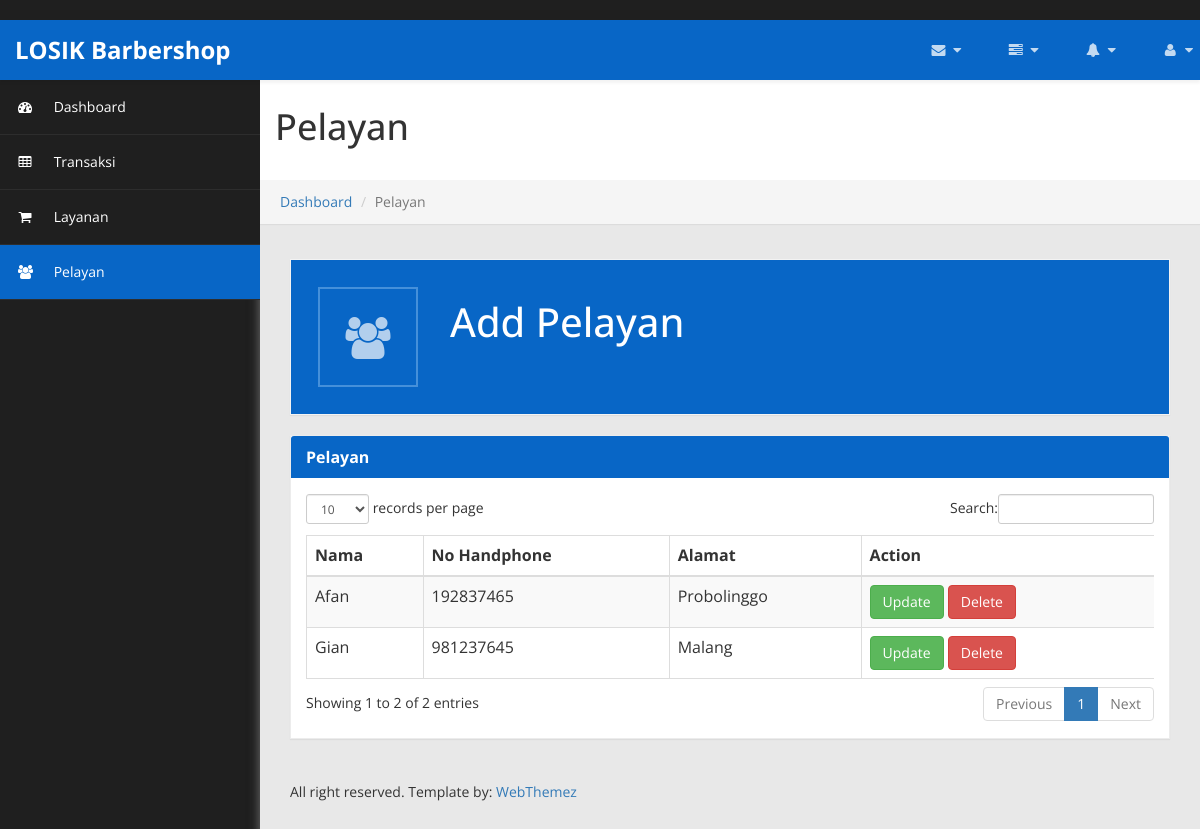
The app's page /index, older data.
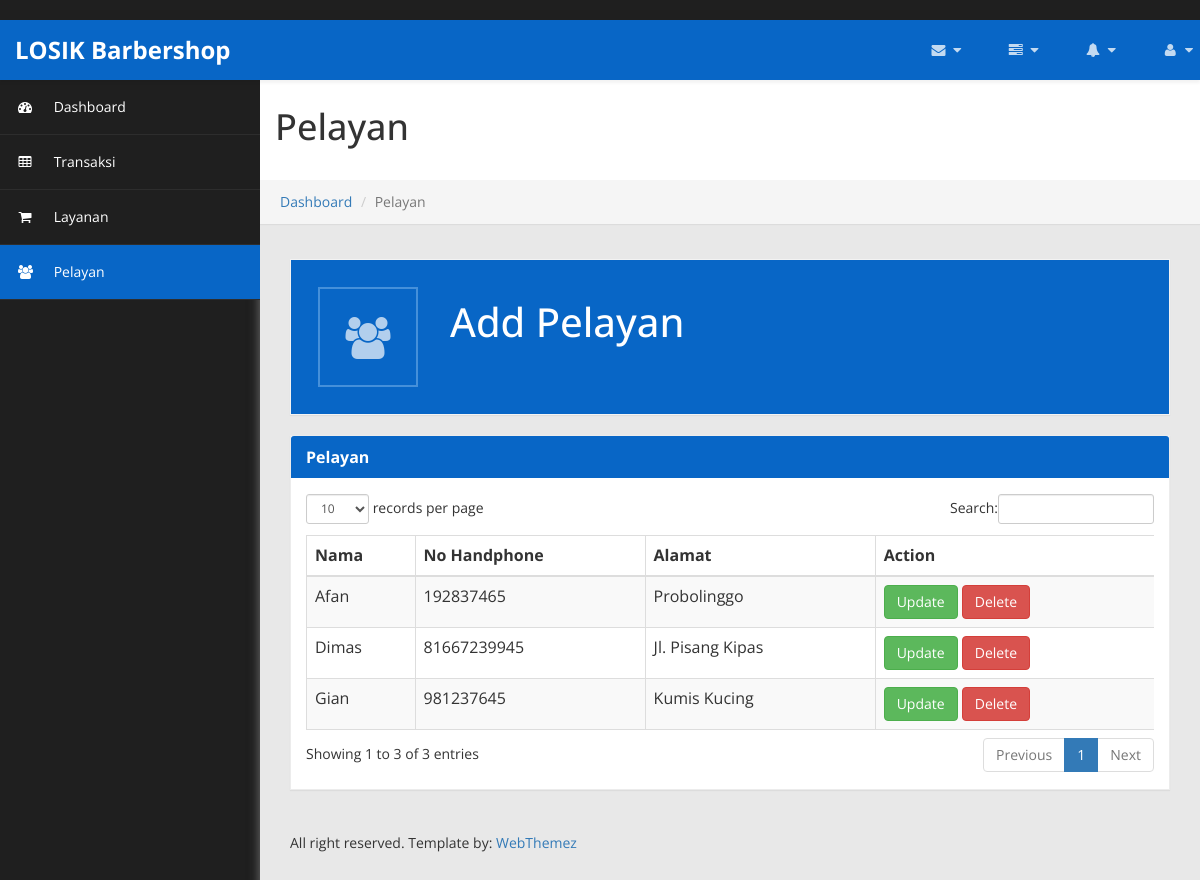
The same page, newer data.
### app/models.py (models this page shows, shortened)
class pelayan(models.Model):
    idpelayan = models.AutoField(primary_key=True)
    namapelayan = models.CharField(max_length=50)
    notelp = models.IntegerField()
    alamat = models.CharField(max_length=50)

### app/views.py (the view)
# urls.py: path('index',views.pelayan,name='index'),
def pelayan (request):
    allpelayanobj = models.pelayan.objects.all()
    return render(request, 'tablepelayan.html',{
        "allpelayanobj" : allpelayanobj,
    })

### app/templates/tablepelayan.html (shortened to what the changed rows need)
﻿{% load static %}
<!DOCTYPE html>
<html xmlns="http://www.w3.org/1999/xhtml">
<head>
    <link href="{% static 'assets/css/bootstrap.css' %}" rel="stylesheet" />
    <link href="{% static 'assets/css/font-awesome.css' %}" rel="stylesheet" />
    <link href="{% static 'assets/css/custom-styles.css' %}" rel="stylesheet" />
    <link href="{% static 'assets/js/dataTables/dataTables.bootstrap.css' %}" rel="stylesheet" />
</head>
<body>
    <div id="wrapper">
        <div id="page-wrapper" >
		  <div class="header">
                        <h1 class="page-header">
                            Pelayan
                        </h1>
		</div>
            <div id="page-inner">
            <div class="row">
                <div class="col-md-12">
                    <div class="panel panel-default">
                        <div class="panel-body">
                            <div class="table-responsive">
                                <table class="table table-striped table-bordered table-hover" id="dataTables-example">
                                    <thead>
                                        <tr>
                                            <th>Nama</th>
                                            <th>No Handphone</th>
                                            <th>Alamat</th>
                                            <th>Action</th>
                                        </tr>
                                    </thead>
                                    <tbody>
                                        {%for item in allpelayanobj %}
                                        <tr>
                                            <td>{{ item.namapelayan }}</td>
                                            <td>{{ item.notelp }}</td>
                                            <td>{{ item.alamat }}</td>
                                            <td>
                                                <a class ="btn btn-success" href="{% url 'updatepelayan' item.idpelayan %}">Update</a>
                                                <a class ="btn btn-danger" href="{% url 'deletepelayan' item.idpelayan %}">Delete</a>
                                            </td>
                                        </tr>
                                        {% endfor %}
                                    </tbody>
                                </table>
                            </div>
                        </div>
                    </div>
                </div>
            </div>
    </div>
            </div>
</body>
</html>

Row changes from the older to the newer data that the page shows:
changed pelayan "Gian": alamat "Malang" → "Kumis Kucing"
added pelayan: namapelayan "Dimas", notelp "81667239945", alamat "Jl. Pisang Kipas"
Text that changed along with them:
text written by a page script: "records per page Search: Showing 1 to 2 of 2 entries Previous 1 Next" → "records per page Search: Showing 1 to 3 of 3 entries Previous 1 Next"
